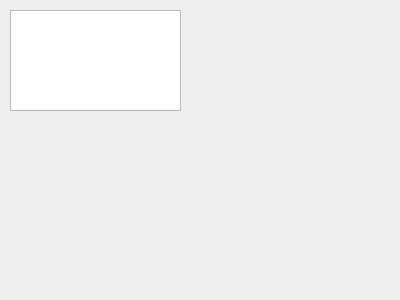
<?xml version="1.0" encoding="UTF-8"?>
<ui version="4.0">
 <class>Widget</class>
 <widget class="QWidget" name="Widget">
  <property name="geometry">
   <rect>
    <x>0</x>
    <y>0</y>
    <width>400</width>
    <height>300</height>
   </rect>
  </property>
  <property name="windowTitle">
   <string>Widget</string>
  </property>
  <widget class="QTextEdit" name="textEdit">
   <property name="geometry">
    <rect>
     <x>10</x>
     <y>10</y>
     <width>171</width>
     <height>101</height>
    </rect>
   </property>
  </widget>
 </widget>
 <layoutdefault spacing="6" margin="11"/>
 <resources/>
 <connections/>
</ui>
